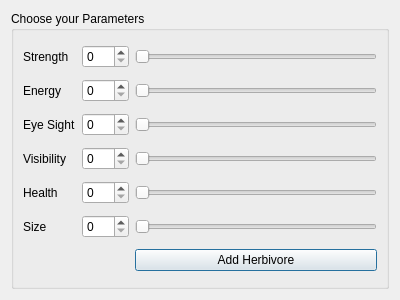
<?xml version="1.0" encoding="UTF-8"?>
<ui version="4.0">
 <class>herb_win</class>
 <widget class="QDialog" name="herb_win">
  <property name="geometry">
   <rect>
    <x>0</x>
    <y>0</y>
    <width>400</width>
    <height>300</height>
   </rect>
  </property>
  <property name="windowTitle">
   <string>Dialog</string>
  </property>
  <layout class="QGridLayout" name="gridLayout">
   <item row="0" column="0">
    <widget class="QGroupBox" name="groupBox">
     <property name="title">
      <string>Choose your Parameters</string>
     </property>
     <layout class="QGridLayout" name="gridLayout_2">
      <item row="2" column="2">
       <widget class="QSlider" name="eyesight_s">
        <property name="maximum">
         <number>100</number>
        </property>
        <property name="orientation">
         <enum>Qt::Horizontal</enum>
        </property>
       </widget>
      </item>
      <item row="3" column="2">
       <widget class="QSlider" name="visibility_s">
        <property name="maximum">
         <number>100</number>
        </property>
        <property name="orientation">
         <enum>Qt::Horizontal</enum>
        </property>
       </widget>
      </item>
      <item row="0" column="0">
       <widget class="QLabel" name="strength_l">
        <property name="text">
         <string>Strength</string>
        </property>
       </widget>
      </item>
      <item row="3" column="0">
       <widget class="QLabel" name="visibility_l">
        <property name="text">
         <string>Visibility</string>
        </property>
       </widget>
      </item>
      <item row="4" column="2">
       <widget class="QSlider" name="health_s">
        <property name="maximum">
         <number>100</number>
        </property>
        <property name="orientation">
         <enum>Qt::Horizontal</enum>
        </property>
       </widget>
      </item>
      <item row="1" column="0">
       <widget class="QLabel" name="energy_l">
        <property name="text">
         <string>Energy</string>
        </property>
       </widget>
      </item>
      <item row="2" column="1">
       <widget class="QSpinBox" name="eyesight_c">
        <property name="maximum">
         <number>100</number>
        </property>
       </widget>
      </item>
      <item row="5" column="1">
       <widget class="QSpinBox" name="size_c">
        <property name="maximum">
         <number>100</number>
        </property>
       </widget>
      </item>
      <item row="5" column="0">
       <widget class="QLabel" name="size_l">
        <property name="text">
         <string>Size</string>
        </property>
       </widget>
      </item>
      <item row="1" column="1">
       <widget class="QSpinBox" name="energy_c">
        <property name="maximum">
         <number>100</number>
        </property>
       </widget>
      </item>
      <item row="2" column="0">
       <widget class="QLabel" name="eyesight_l">
        <property name="text">
         <string>Eye Sight</string>
        </property>
       </widget>
      </item>
      <item row="3" column="1">
       <widget class="QSpinBox" name="visibility_c">
        <property name="maximum">
         <number>100</number>
        </property>
       </widget>
      </item>
      <item row="1" column="2">
       <widget class="QSlider" name="energy_s">
        <property name="maximum">
         <number>100</number>
        </property>
        <property name="orientation">
         <enum>Qt::Horizontal</enum>
        </property>
       </widget>
      </item>
      <item row="4" column="0">
       <widget class="QLabel" name="health_l">
        <property name="text">
         <string>Health</string>
        </property>
       </widget>
      </item>
      <item row="5" column="2">
       <widget class="QSlider" name="size_s">
        <property name="maximum">
         <number>100</number>
        </property>
        <property name="orientation">
         <enum>Qt::Horizontal</enum>
        </property>
       </widget>
      </item>
      <item row="0" column="1">
       <widget class="QSpinBox" name="strength_c">
        <property name="maximum">
         <number>100</number>
        </property>
       </widget>
      </item>
      <item row="0" column="2">
       <widget class="QSlider" name="strength_s">
        <property name="maximum">
         <number>100</number>
        </property>
        <property name="orientation">
         <enum>Qt::Horizontal</enum>
        </property>
       </widget>
      </item>
      <item row="4" column="1">
       <widget class="QSpinBox" name="health_c">
        <property name="maximum">
         <number>100</number>
        </property>
       </widget>
      </item>
      <item row="6" column="2">
       <widget class="QPushButton" name="add_herbi">
        <property name="text">
         <string>Add Herbivore</string>
        </property>
       </widget>
      </item>
     </layout>
    </widget>
   </item>
  </layout>
 </widget>
 <resources/>
 <connections/>
</ui>
